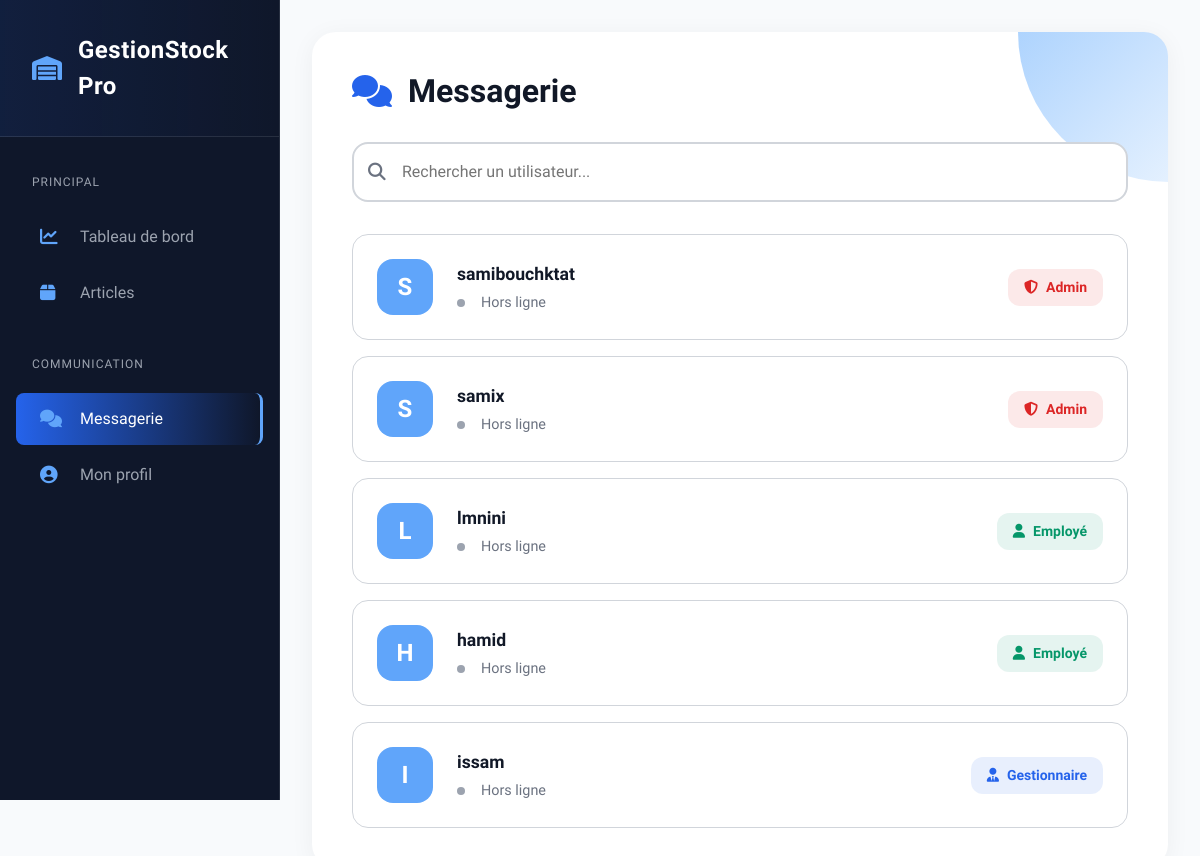
The page /messages/ (signed in) on the database its author committed.
### inventory/models.py (models this page shows, shortened)
class CustomUser(AbstractUser):
    ROLE_CHOICES = [
        ('admin', 'Administrateur'),
        ('gestionnaire', 'Gestionnaire de stock'),
        ('employe', 'Employé'),
        ('fournisseur', 'Fournisseur'),
    ]
    role = models.CharField(max_length=20, choices=ROLE_CHOICES)
    phone_number = models.CharField(max_length=15, blank=True, null=True)
    secondary_email = models.EmailField(
        "Email secondaire (2FA)",
        max_length=254,
        blank=True,
        null=True,
        unique=True,
        help_text="Adresse e-mail ajoutée via la procédure 2FA"
    )

### inventory/views.py (the view)
# urls.py: path('messages/', msg, name='msg'),
@login_required
def msg(request):
    users = CustomUser.objects.exclude(id=request.user.id)
    return render(request, 'msg.html', {'users': users})

### templates/msg.html (shortened to what this page needs)
{% load static %}
<!DOCTYPE html>
<html lang="fr">
<head>
  <link href="https://cdn.jsdelivr.net/npm/bootstrap@5.3.2/dist/css/bootstrap.min.css" rel="stylesheet">
  <link href="https://cdnjs.cloudflare.com/ajax/libs/font-awesome/6.4.0/css/all.min.css" rel="stylesheet">
</head>
<body>
  <div class="sidebar">
    <div class="sidebar-title">
      <i class="fas fa-warehouse"></i>
      <span>GestionStock Pro</span>
    </div>
    <nav class="sidebar-nav">
      <div class="nav-section">
        <div class="nav-section-title">Principal</div>
        {% if user.role == 'admin' %}
          <a href="{% url 'dashboard_admin' %}" class="nav-link">
            <i class="fas fa-chart-line"></i>
            Tableau de bord
          </a>
        {% elif user.role == 'gestionnaire' %}
          <a href="{% url 'dashboard_gestionnaire' %}" class="nav-link">
            <i class="fas fa-chart-line"></i>
            Tableau de bord
          </a>
        {% elif user.role == 'fournisseur' %}
          <a href="{% url 'dashboard_fournisseur' %}" class="nav-link">
            <i class="fas fa-chart-line"></i>
            Tableau de bord
          </a>
        {% else %}
          <a href="{% url 'dashboard_employe' %}" class="nav-link">
            <i class="fas fa-chart-line"></i>
            Tableau de bord
          </a>
        {% endif %}
        <a href="{% url 'product_list' %}" class="nav-link">
          <i class="fas fa-box"></i>
          Articles
        </a>
      </div>
      <div class="nav-section">
        <div class="nav-section-title">Communication</div>
        <a href="{% url 'msg' %}" class="nav-link active">
          <i class="fas fa-comments"></i>
          Messagerie
        </a>
        <a href="{% url 'complete_profile' %}" class="nav-link">
          <i class="fas fa-user-circle"></i>
          Mon profil
        </a>
      </div>
    </nav>
  </div>
  <main class="main-content">
    <div class="messages-container">
      <h1 class="messages-title">
        <i class="fas fa-comments"></i>
        Messagerie
      </h1>
      {% if user.is_authenticated %}
        <div class="search-container">
          <i class="fas fa-search search-icon"></i>
          <input type="text" class="search-input" id="searchInput" placeholder="Rechercher un utilisateur..." autocomplete="off">
        </div>
        <div class="user-list" id="userList">
          {% if users %}
            {% for u in users %}
              <a href="{% url 'conv' u.id %}" class="user-card" data-username="{{ u.username|lower }}" data-role="{{ u.role|lower }}">
                <div class="user-avatar">
                  {% if u.avatar %}
                    <img src="{{ u.avatar.url }}" alt="Avatar" style="width: 100%; height: 100%; object-fit: cover;">
                  {% else %}
                    {{ u.username|slice:":1"|upper }}
                  {% endif %}
                </div>
                <div class="user-info">
                  <div class="user-name">{{ u.username }}</div>
                  <div class="user-role">
                    <span class="status-indicator {% if u.is_online %}status-online{% else %}status-offline{% endif %}"></span>
                    {% if u.is_online %}En ligne{% else %}Hors ligne{% endif %}
                  </div>
                </div>
                {% if u.role == 'admin' %}
                  <span class="role-badge badge-admin">
                    <i class="fas fa-shield-alt"></i>
                    Admin
                  </span>
                {% elif u.role == 'gestionnaire' %}
                  <span class="role-badge badge-gestionnaire">
                    <i class="fas fa-user-tie"></i>
                    Gestionnaire
                  </span>
                {% else %}
                  <span class="role-badge badge-employe">
                    <i class="fas fa-user"></i>
                    Employé
                  </span>
                {% endif %}
              </a>
            {% endfor %}
          {% else %}
            <div class="text-center text-muted mt-4">
              <i class="fas fa-users-slash fa-2x mb-3"></i>
              <p>Aucun utilisateur trouvé</p>
            </div>
          {% endif %}
        </div>
      {% endif %}
    </div>
  </main>
</body>
</html>

### rows shown on the page
CustomUser: username "S", username "samibouchktat", role "admin" (drawn)
CustomUser: username "S", username "samix", role "admin" (drawn)
CustomUser: username "L", username "lmnini", role "Employé"
CustomUser: username "H", username "hamid", role "Employé"
CustomUser: username "I", username "issam", role "gestionnaire" (drawn)
